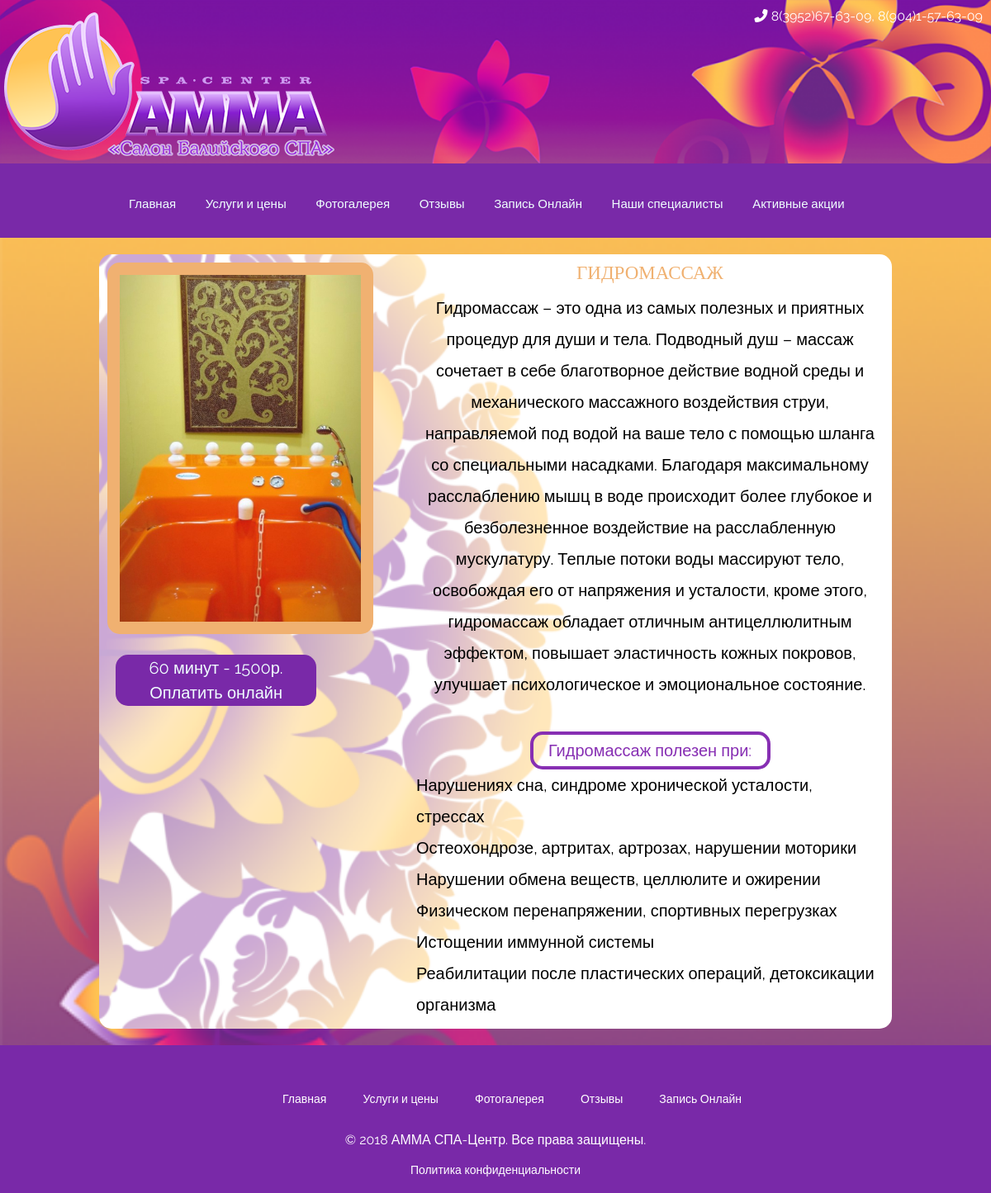
The page /hidromassage/ on the database its author committed.
### amma/models.py (models this page shows, shortened)
class Hidromassage(models.Model):
    id_hidromassage = models.AutoField(auto_created=True, primary_key=True)
    img = models.ImageField()
    description_1 = models.TextField()
    description_2 = models.TextField()
    name = models.CharField(max_length=100)
    price_1 = models.IntegerField()
    time_1 = models.IntegerField()

### amma/views.py (the view)
# urls.py: path('hidromassage/', views.hidromassage_page, name='hidromassage_page'),
def hidromassage_page(request):
    from .models import Hidromassage
    serv_info = Hidromassage.objects.all()
    context = {
        'serv_info': serv_info
    }
    return render(request, 'amma/hidromassage.html', context)

### templates/amma/hidromassage.html (shortened to what this page needs)
{% load static %}
<!DOCTYPE html>
<html lang="en">
<head>
	<link rel="stylesheet" href="{% static 'css/style.css' %}">
</head>
<body>
	<header>
		<div class="bolo">
			<div class="nomber">
				<p><i class="fas fa-phone-alt"></i> 8(3952)67-63-09, 8(904)1-57-63-09 </p>
			</div>
			<div class="logo">
				<a href="{% url 'index_page' %}"><img class="graficlogo" src="{% static 'img/logo.png' %}" alt="Logo"></a>
			</div>
		</div>
		<nav>
			<div class="topnav" id="myTopnav">
				<a href="{% url 'index_page' %}">Главная</a>
				<a href="{% url 'prices_page' %}">Услуги и цены</a>
				<a href="{% url 'gallery_page' %}">Фотогалерея</a>
				<a href="{% url 'reviews' %}">Отзывы</a>
				<a href="{% url 'appli_online_page' %}">Запись Онлайн</a>
				<a href="{% url 'workers_page' %}">Наши специалисты</a>
                <a href="{% url 'actions_page' %}">Активные акции</a>
			</div>
		</nav>
	</header>
    <div class="zeman_wrapper" style="background-image: {% static 'img/Фон_сертификаты_3-606x1024.png' %}; background-repeat: repeat-y; background-position: center !important; background-size: cover !important; background-repeat: repeat-y; border-radius: 10px !important;">
        {% for serv in serv_info %}
            <div class="serv">
                <div class="serv_left">
                    <div class="serv_img">
                        <img src="{{ MEDIA_URL }}{{ serv.img.url }}" alt="" class="serv_img_img" style="border-radius: 15px; border: 15px #F0B171 solid;">
                    </div>
                    <div class="serv_prices">
                        {% if serv.price_1 != 0 %}
                            <div class="serv_price">
                                <a href="{{ serv.id_hidromassage }}/{{ serv.price_1 }}/{{ serv.time_1 }}">
                                    <div class="serv_price_text">
                                        {{ serv.time_1 }} минут - {{ serv.price_1 }}р.
                                    </div>
                                    <div class="serv_price_a">
                                            Оплатить онлайн
                                    </div>
                                </a>
                            </div>
                        {% endif %}
                    </div>
                </div>
                <div class="serv_right">
                    <div class="serv_name">
                        {{ serv.name }}
                    </div>
                    <div class="serv_desc">
                        {{ serv.description_1 | safe }}
                        <br>
                        <br>
                        <div class="serv_desc_wrapper_hamam" style="display: flex; justify-content: center">
                            <div class="hamam_2_desc_name" style="border: 4px #872FB3 solid; border-radius: 15px; font-size: 20px; color: #872FB3; width: 50%;">
                            Гидромассаж полезен при:
                        </div>
                        </div>
                        <div class="hamam_2_desc_name" style="text-align: left">
                            {{ serv.description_2 | safe }}
                        </div>
                    </div>
                </div>
            </div>
        {% endfor %}
    </div>
	<footer>
		<nav>
			<div class="bottomnav">
				<a href="index.html">Главная</a>
				<a href="services.html">Услуги и цены</a>
				<a href="gallery.html">Фотогалерея</a>
				<a href="testimonials.html">Отзывы</a>
				<a href="appointment.html">Запись Онлайн</a>
			</div>
		</nav>
		<div class="container_footer">
			<p>© 2018 АММА СПА-Центр. Все права защищены.</p>
			<a href=""><p>Политика конфиденциальности</p></a>
		</div>
	</footer>
</body>
</html>

### static/css/style.css (style rules this page uses)
* { margin: 0; padding: 0; }
a { text-decoration: none; }
body { font-family: 'Raleway', sans-serif; background: rgba(255,255,255,0.5) url(../img/bkg4-1024x500.png)no-repeat fixed left top; background-size: cover; background-attachment: fixed; }
header { background-color: #7929A8; }
.bolo { background-image: url(../img/bkg_image.png); background-size: cover; }
.nomber { color: #fff; padding: 10px; float: right; height: 20px; }
.graficlogo { padding: 5px; max-width: 100%; box-sizing: border-box; margin-top: 10px; }
nav { margin: auto; width: 920px; height: 50px; }
.topnav { font-size: 14px; margin-top: 40px; }
.topnav a { color: azure; text-align: center; padding: 14px 16px; font-size: 15px; position: relative; }
.topnav a::before { content: ''; bottom: 0; left: 0; position: absolute; width: 0%; height: 2px; background-color: #000; transition: 0.3s; }
footer { width: 100%; height: auto; background-color: #7929A8; margin:0 auto; text-align: center; padding-top: 55px; padding-bottom: 10px; }
footer a { color: white; font-size: 14px; margin-left: 40px; transition: 0.5s; }
.container_footer { color: white; margin-bottom: 10px; }
.zeman_wrapper { width: 100%; min-height: 100vh; display: flex; justify-content: center; align-items: center; }
.serv { width: 80%; height: 80%; background: url(../img/backgroundcertfone.png) ; background-repeat: repeat-y; background-position: center !important; background-size: cover !important; display: flex; flex-wrap: wrap; justify-content: space-between; border-radius: 15px; margin-bottom: 20px; margin-top: 20px; }
.serv_left { width: 35%; min-width: 280px; }
.serv_right { width: 60%; min-width: 280px; text-align: center; }
.serv_img { width: 100%; }
.serv_img_img { width: 87%; }
.serv_price { text-align: center; width: 70%; background-color: #7929A8; border-radius: 15px; color: azure; }
.serv_right, .serv_left { font-size: 20px; }
.serv_name { font-size: 23px; color: #F0B171; font-family: "Arial Black"; }
.serv_desc { line-height: 1.9; }
.serv_right, .serv_left, .serv_img, .serv_name, .serv_desc { padding: 5px; }
.serv_price { text-align: center; margin: 15px; padding: 4px; transition: 0.3s; }
.serv_price a { color: azure; text-decoration: none; width: 100%; height: 100%; }
.serv_price_text { margin-bottom: 6px; }

### rows shown on the page
Hidromassage: img (picture), time_1 "60", price_1 "1500", name "ГИДРОМАССАЖ", description_1 "Гидромассаж – это одна из самых полезных и приятных процедур для души и тела. Подводный душ – массаж сочетает в себе благотворное действие водной среды и механического массажного воздействия струи, направляемой под водой на ваше тело с помощью шланга со специальными насадками. Благодаря максимальному расслаблению мышц в воде происходит более глубокое и безболезненное воздействие на расслабленную мускулатуру. Теплые потоки воды массируют тело, освобождая его от напряжения и усталости, кроме этого, гидромассаж обладает отличным антицеллюлитным эффектом, повышает эластичность кожных покровов, улучшает психологическое и эмоциональное состояние.", description_2 "Нарушениях сна, синдроме хронической усталости, стрессах Остеохондрозе, артритах, артрозах, нарушении моторики Нарушении обмена веществ, целлюлите и ожирении Физическом перенапряжении, спортивных перегрузках Истощении иммунной системы Реабилитации после пластических операций, детоксикации организма"
